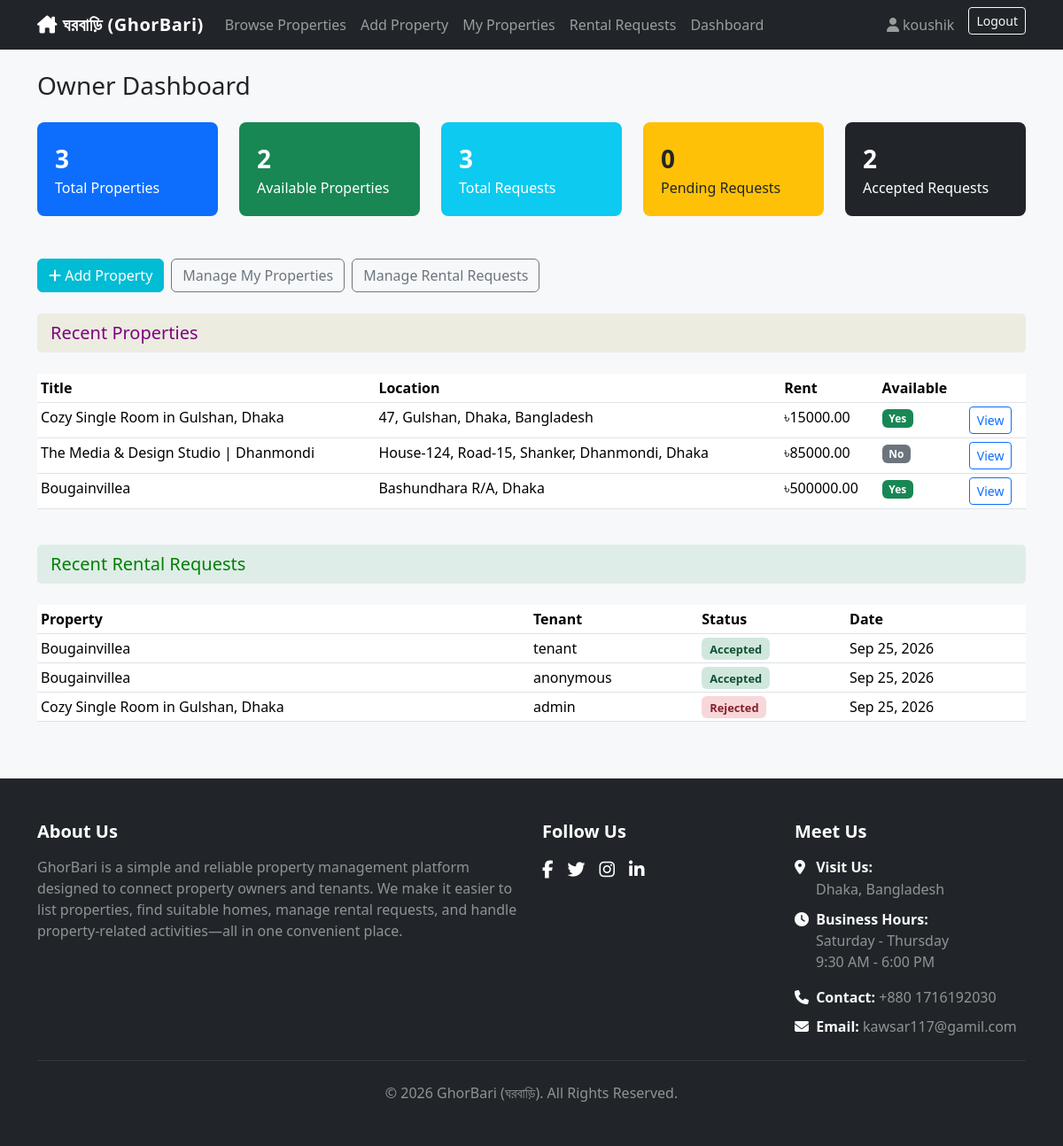
The app's page /accounts/dashboard/ (signed in) with its own data.
### accounts/models.py (models this page shows, shortened)
class User(AbstractUser):
    class Role(models.TextChoices):
        OWNER = 'OWNER', 'Property Owner'
        TENANT = 'TENANT', 'Tenant'
    role = models.CharField(max_length=10, choices=Role.choices, default=Role.TENANT)
    phone_number = models.CharField(max_length=20, blank=True)
    address = models.CharField(max_length=255, blank=True)
    profile_picture = models.ImageField(upload_to='profile_pics/', blank=True, null=True)
    @property
    def is_owner(self):
        return self.role == self.Role.OWNER

### properties/models.py (models this page shows, shortened)
class Property(models.Model):
    class PropertyType(models.TextChoices):
        APARTMENT = 'APARTMENT', 'Apartment'
        HOUSE = 'HOUSE', 'House'
        ROOM = 'ROOM', 'Room'
        OFFICE = 'OFFICE', 'Office'
    owner = models.ForeignKey(
        settings.AUTH_USER_MODEL, on_delete=models.CASCADE, related_name='properties'
    )
    title = models.CharField(max_length=200)
    description = models.TextField()
    property_type = models.CharField(max_length=20, choices=PropertyType.choices)
    location = models.CharField(max_length=255)
    monthly_rent = models.DecimalField(max_digits=10, decimal_places=2)
    bedrooms = models.PositiveIntegerField(default=1)
    bathrooms = models.PositiveIntegerField(default=1)
    image = models.ImageField(upload_to='property_images/', blank=True, null=True)
    is_available = models.BooleanField(default=True)
    created_at = models.DateTimeField(auto_now_add=True)
    updated_at = models.DateTimeField(auto_now=True)
    class Meta:
        ordering = ['-created_at']
        verbose_name_plural = 'Properties'

### rentals/models.py (models this page shows, shortened)
class RentalRequest(models.Model):
    class Status(models.TextChoices):
        PENDING = 'PENDING', 'Pending'
        ACCEPTED = 'ACCEPTED', 'Accepted'
        REJECTED = 'REJECTED', 'Rejected'
        CANCELLED = 'CANCELLED', 'Cancelled'
    property = models.ForeignKey(
        'properties.Property', on_delete=models.CASCADE, related_name='rental_requests'
    )
    tenant = models.ForeignKey(
        settings.AUTH_USER_MODEL, on_delete=models.CASCADE, related_name='rental_requests'
    )
    message = models.TextField(blank=True)
    request_date = models.DateTimeField(auto_now_add=True)
    status = models.CharField(max_length=10, choices=Status.choices, default=Status.PENDING)
    class Meta:
        ordering = ['-request_date']

### accounts/views.py (the view, shortened to what this page needs)
# urls.py: path('dashboard/', views.dashboard_view, name='dashboard'),
@login_required
def dashboard_view(request):
    if request.user.is_owner:
        properties = Property.objects.filter(owner=request.user)
        requests_qs = RentalRequest.objects.filter(property__owner=request.user)
        context = {
            'total_properties': properties.count(),
            'available_properties': properties.filter(is_available=True).count(),
            'total_requests': requests_qs.count(),
            'pending_requests': requests_qs.filter(status='PENDING').count(),
            'accepted_requests': requests_qs.filter(status='ACCEPTED').count(),
            'properties': properties.order_by('-created_at')[:5],
            'recent_requests': requests_qs.order_by('-request_date')[:5],
        }
        return render(request, 'accounts/owner_dashboard.html', context)

### templates/accounts/owner_dashboard.html (shortened to what this page needs)
{% extends 'base.html' %}
{% block content %}
<h3 class="mb-4">Owner Dashboard</h3>
<div class="row row-cols-2 row-cols-md-5 g-4 mb-5">
    <div class="col"><div class="dashboard-stat bg-primary"><div class="fs-3 fw-bold">{{ total_properties }}</div>Total Properties</div></div>
    <div class="col"><div class="dashboard-stat bg-success"><div class="fs-3 fw-bold">{{ available_properties }}</div>Available Properties</div></div>
    <div class="col"><div class="dashboard-stat bg-info"><div class="fs-3 fw-bold">{{ total_requests }}</div>Total Requests</div></div>
    <div class="col"><div class="dashboard-stat bg-warning text-dark"><div class="fs-3 fw-bold">{{ pending_requests }}</div>Pending Requests</div></div>
    <div class="col"><div class="dashboard-stat bg-dark"><div class="fs-3 fw-bold">{{ accepted_requests }}</div>Accepted Requests</div></div>
</div>
<div class="d-flex gap-2 mb-4">
    <a href="{% url 'properties:create' %}"
       class="btn"
       style="background-color: #00bcd4; color: white; border-color: #00bcd4;">
        <i class="fa-solid fa-plus"></i> Add Property
    </a>
    <a href="{% url 'properties:mine' %}" class="btn btn-outline-secondary">Manage My Properties</a>
    <a href="{% url 'rentals:owner_requests' %}" class="btn btn-outline-secondary">Manage Rental Requests</a>
</div>
<h5 class="mb-4"
    style="color: purple; background-color: #ecece1; padding: 10px 15px; border-radius: 5px;">
    Recent Properties
</h5>
<div class="table-responsive mb-4">
<table class="table table-sm bg-white">
    <thead>
        <tr>
            <th>Title</th>
            <th>Location</th>
            <th>Rent</th>
            <th>Available</th>
            <th></th>
        </tr>
    </thead>
    <tbody>
    {% for p in properties %}
        <tr>
            <td>{{ p.title }}</td>
            <td>{{ p.location }}</td>
            <td>৳{{ p.monthly_rent }}</td>
            <td>{% if p.is_available %}
                    <span class="badge bg-success">Yes</span>
                {% else %}
                    <span class="badge bg-secondary">No</span>
                {% endif %}
            </td>
            <td><a href="{% url 'properties:detail' p.pk %}" class="btn btn-sm btn-outline-primary">View</a></td>
        </tr>
    {% empty %}<tr><td colspan="5" class="text-muted">No properties yet.</td></tr>{% endfor %}
    </tbody>
</table>
</div>
<h5 class="mb-4"
    style="color: green; background-color: #dfede8; padding: 10px 15px; border-radius: 5px;">
    Recent Rental Requests
</h5>
<div class="table-responsive mb-4">
<table class="table table-sm bg-white">
    <thead>
        <tr>
            <th>Property</th>
            <th>Tenant</th>
            <th>Status</th>
            <th>Date</th>
        </tr>
    </thead>
    <tbody>
    {% for r in recent_requests %}
        <tr>
            <td>{{ r.property.title }}</td>
            <td>{{ r.tenant.username }}</td>
            <td>
                <span class="status-badge status-{{ r.status }}">
                    {{ r.get_status_display }}
                </span>
            </td>
            <td>{{ r.request_date|date:"M d, Y" }}</td>
        </tr>
    {% empty %}<tr><td colspan="4" class="text-muted">No requests yet.</td></tr>{% endfor %}
    </tbody>
</table>
</div>
{% endblock %}

### templates/base.html (shortened to what this page needs)
{% load static %}
<!DOCTYPE html>
<html lang="en">
<head>
    <link href="https://cdnjs.cloudflare.com/ajax/libs/bootstrap/5.3.3/css/bootstrap.min.css" rel="stylesheet">
    <link href="https://cdnjs.cloudflare.com/ajax/libs/font-awesome/6.5.2/css/all.min.css" rel="stylesheet">
    <link rel="stylesheet" href="{% static 'css/style.css' %}">
</head>
<body>
<nav class="navbar navbar-expand-lg navbar-dark bg-dark">
    <div class="container">
        <a class="navbar-brand fw-bold" href="{% url 'properties:list' %}"><i class="fa-solid fa-house-chimney"></i> ঘরবাড়ি (GhorBari) </a>
        <div class="collapse navbar-collapse" id="navMenu">
            <ul class="navbar-nav me-auto">
                <li class="nav-item"><a class="nav-link" href="{% url 'properties:list' %}">Browse Properties</a></li>
                {% if user.is_authenticated %}
                    {% if user.is_owner %}
                        <li class="nav-item"><a class="nav-link" href="{% url 'properties:create' %}">Add Property</a></li>
                        <li class="nav-item"><a class="nav-link" href="{% url 'properties:mine' %}">My Properties</a></li>
                        <li class="nav-item"><a class="nav-link" href="{% url 'rentals:owner_requests' %}">Rental Requests</a></li>
                    {% else %}
                        <li class="nav-item"><a class="nav-link" href="{% url 'rentals:my_requests' %}">My Requests</a></li>
                    {% endif %}
                    <li class="nav-item"><a class="nav-link" href="{% url 'accounts:dashboard' %}">Dashboard</a></li>
                {% endif %}
            </ul>
            <ul class="navbar-nav">
                {% if user.is_authenticated %}
                    <li class="nav-item"><a class="nav-link" href="{% url 'accounts:profile' %}"><i class="fa-solid fa-user"></i> {{ user.username }}</a></li>
                    <li class="nav-item">
                        <form method="post" action="{% url 'accounts:logout' %}" class="d-inline">
                            <button type="submit" class="btn btn-outline-light btn-sm ms-2">Logout</button>
                        </form>
                    </li>
                {% else %}
                    <li class="nav-item"><a class="nav-link" href="{% url 'accounts:login' %}">Login</a></li>
                    <li class="nav-item"><a class="nav-link" href="{% url 'accounts:register' %}">Register</a></li>
                {% endif %}
            </ul>
        </div>
    </div>
</nav>
<div class="container mt-4">
    {% block content %}{% endblock %}
</div>
<footer class="mt-5 py-5 bg-dark text-light">
    <div class="container">
        <div class="row g-4">
            <div class="col-md-6">
                <h5 class="fw-bold text-white mb-3">About Us</h5>
                <p class="text-white-50 mb-0">
                    GhorBari is a simple and reliable property management platform
                    designed to connect property owners and tenants. We make it easier
                    to list properties, find suitable homes, manage rental requests,
                    and handle property-related activities—all in one convenient
                    place.
                </p>
            </div>
            <div class="col-md-3">
                <h5 class="fw-bold text-white mb-3">Follow Us</h5>
                <div class="d-flex gap-3">
                    <a href="#" class="text-white fs-5" aria-label="Facebook">
                        <i class="fab fa-facebook-f"></i>
                    </a>
                    <a href="#" class="text-white fs-5" aria-label="Twitter">
                        <i class="fab fa-twitter"></i>
                    </a>
                    <a href="#" class="text-white fs-5" aria-label="Instagram">
                        <i class="fab fa-instagram"></i>
                    </a>
                    <a href="#" class="text-white fs-5" aria-label="LinkedIn">
                        <i class="fab fa-linkedin-in"></i>
                    </a>
                </div>
            </div>
            <div class="col-md-3">
                <h5 class="fw-bold text-white mb-3">Meet Us</h5>
                <div class="footer-info">
                    <p class="mb-2">
                        <i class="fa-solid fa-location-dot"></i>
                        <strong>Visit Us:</strong><br>
                        <span class="ms-4 text-white-50">
                            Dhaka, Bangladesh
                        </span>
                    </p>
                    <div class="mb-3">
                        <div>
                            <i class="fa-solid fa-clock"></i>
                            <strong>Business Hours:</strong>
                        </div>
                        <div class="ms-4 text-white-50">Saturday - Thursday</div>
                        <div class="ms-4 text-white-50">9:30 AM - 6:00 PM</div>
                    </div>
                    <p class="mb-2">
                        <i class="fa-solid fa-phone"></i>
                        <strong>Contact:</strong>
                        <span class="text-white-50">
                            +880 1716192030
                        </span>
                    </p>
                    <p class="mb-0">
                        <i class="fa-solid fa-envelope"></i>
                        <strong>Email:</strong>
                        <span class="text-white-50">
                            kawsar117@gamil.com
                        </span>
                    </p>
                </div>
            </div>
        </div>
        <hr class="border-secondary my-4">
        <div class="text-center">
            <p class="mb-0 text-white-50">
                © {% now "Y" %} GhorBari (ঘরবাড়ি). All Rights Reserved.
            </p>
        </div>
    </div>
</footer>
</body>
</html>

### static/css/style.css (style rules this page uses)
body { background-color: #f7f8fa; }
.navbar-brand { letter-spacing: 0.5px; }
.status-ACCEPTED { color: #0f5132; background: #d1e7dd; }
.status-REJECTED { color: #842029; background: #f8d7da; }
.status-badge { padding: 0.3em 0.7em; border-radius: 0.375rem; font-weight: 600; font-size: 0.8rem; }
.dashboard-stat { border-radius: 0.5rem; padding: 1.25rem; color: #fff; }
.footer-info p { line-height: 1.6; }
.footer-info i { width: 20px; }
footer a { text-decoration: none; transition: opacity 0.2s ease; }

### records on screen
User: username "koushik"
Property: title "Cozy Single Room in Gulshan, Dhaka", location "47, Gulshan, Dhaka, Bangladesh", monthly_rent "15000.00", is_available "Yes"
Property: title "The Media & Design Studio | Dhanmondi", location "House-124, Road-15, Shanker, Dhanmondi, Dhaka", monthly_rent "85000.00", is_available "No"
Property: title "Bougainvillea", location "Bashundhara R/A, Dhaka", monthly_rent "500000.00", is_available "Yes"
RentalRequest: property "Bougainvillea", tenant.username "tenant", status "Accepted", request_date "Sep 25, 2026"
RentalRequest: property "Bougainvillea", tenant.username "anonymous", status "Accepted", request_date "Sep 25, 2026"
RentalRequest: property "Cozy Single Room in Gulshan, Dhaka", tenant.username "admin", status "Rejected", request_date "Sep 25, 2026"

### other values on screen
{{ total_properties }} "3"
{{ available_properties }} "2"
{{ total_requests }} "3"
{{ pending_requests }} "0"
{{ accepted_requests }} "2"
